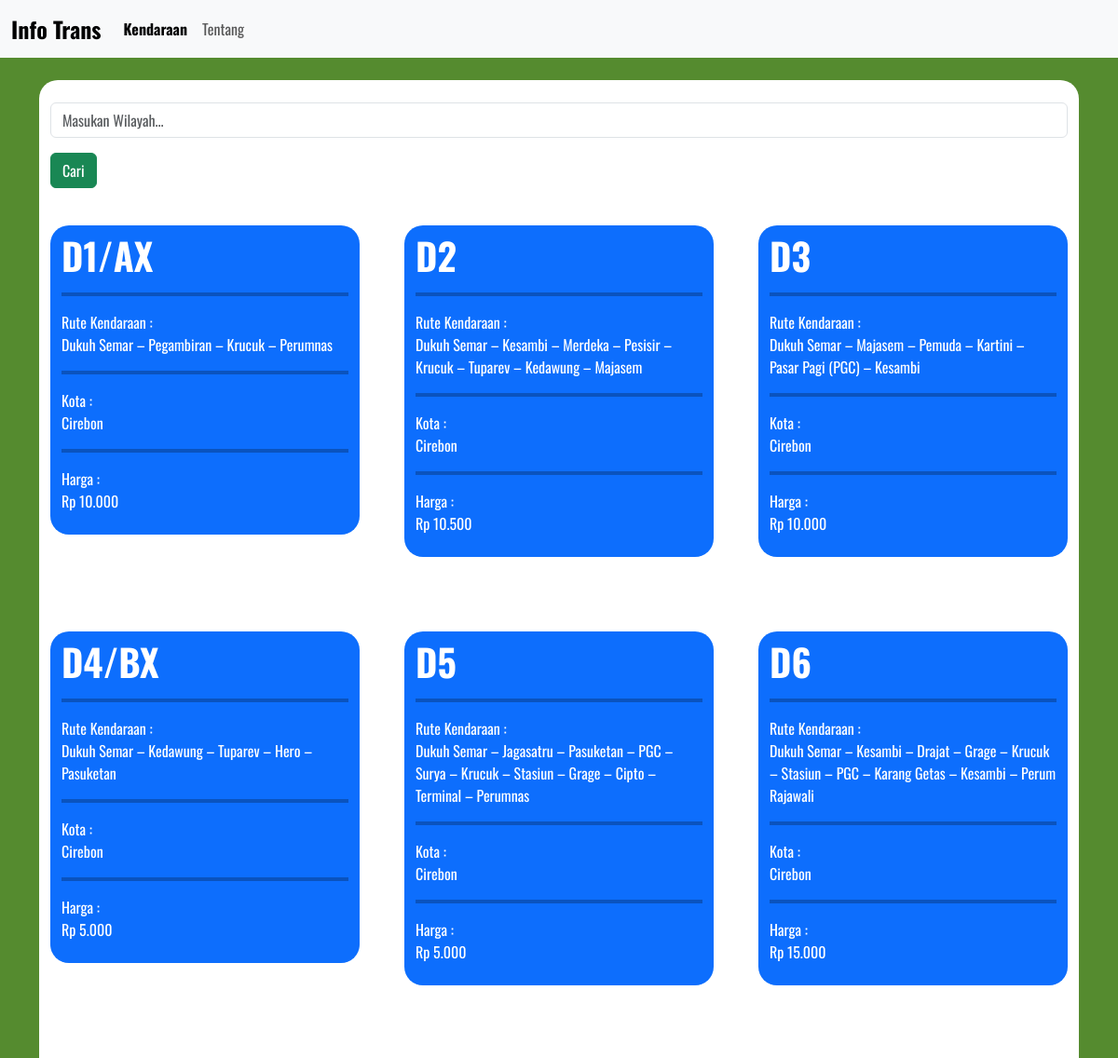
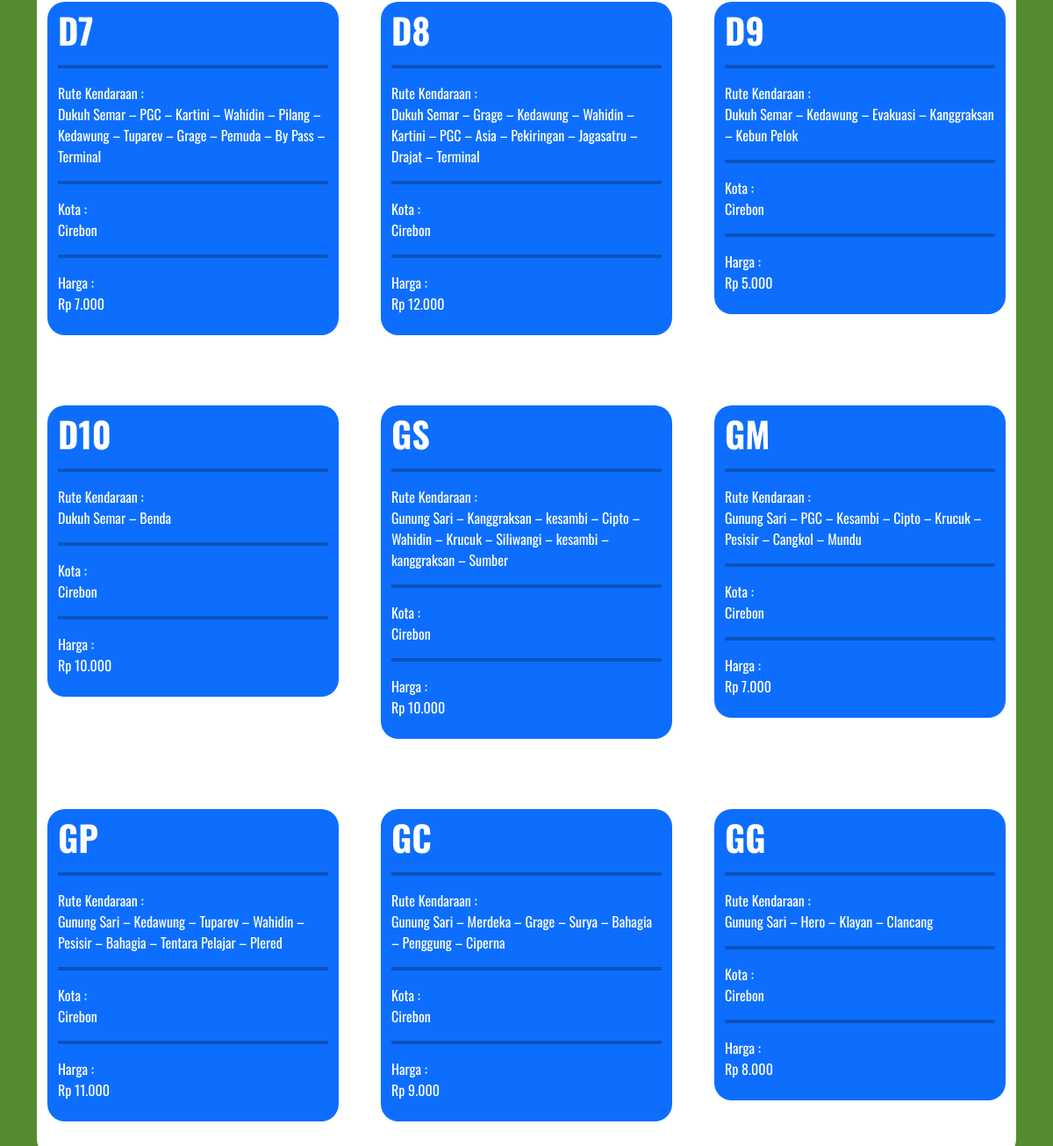
/info.php, run on the app's committed database (2 pictures, top to bottom).
### tables this page shows
CREATE TABLE `data_angkot` (
  `no` int(11) NOT NULL,
  `id_angkot` varchar(100) NOT NULL,
  `jurusan` varchar(100) NOT NULL,
  `rute` varchar(400) NOT NULL,
  `kota` text NOT NULL,
  `harga` int(50) NOT NULL
);

### info.php (the view, shortened to what this page needs)
<?php include 'koneksi.php'; ?>
<!DOCTYPE html>
<html lang="en" dir="ltr">
  <head>
    <link rel="stylesheet" href="asset/css/bootstrap.css">
  </head>
  <body style="background-color:#558b2f;">
    <nav class="navbar navbar-expand-lg navbar-light bg-light">
      <div class="container-fluid">
        <a class="navbar-brand" href="index.php" style="font-weight:bold;">Info Trans</a>
        <div class="collapse navbar-collapse" id="navbarNav">
          <ul class="navbar-nav">
            <li class="nav-item">
              <a class="nav-link active fw-bold" href="info.php?rute=">Kendaraan</a>
            </li>
            <li class="nav-item">
              <a class="nav-link" href="tentang.html">Tentang</a>
            </li>
          </ul>
        </div>
      </div>
    </nav>
    <div class="container mt-4 mb-4">
      <div class="bg-white bulet">
        <div class="container pt-4">
          <form action="info.php" method="get">
            <input class="form-control" list="kota" id="exampleDataList" placeholder="Masukan Wilayah..." type="text" name="rute">
            <button type="submit" class="mt-3 btn btn-success">Cari</button>
          </form>
        </div>
        <div class="row">
          <?php
            $tempat = $_GET['rute'];
            $hasil = mysqli_query($koneksi, "SELECT * FROM data_angkot WHERE rute LIKE '%{$tempat}%'");
            while ($value = mysqli_fetch_assoc($hasil)): ?>
          <div class="col-sm-4 p-4">
            <div class="container bg-primary bulet text-white pt-2 pb-2 mt-3 mb-3">
              <h1 class="fw-bold"><?php echo $value['id_angkot'];?></h1>
              <hr style="border : 2px solid black;">
              <p>Rute Kendaraan : <br><?php echo $value['rute'] ?></p>
              <hr style="border : 2px solid black;">
              <p>Kota : <br><?php echo $value['kota'] ?></p>
              <hr style="border : 2px solid black;">
              <p>Harga : <br>Rp <?php echo number_format($value['harga'], 0, ',', '.') ?></p>
            </div>
          </div>
          <?php endwhile; ?>
        </div>
      </div>
    </div>
  </body>
</html>

### info.php (style rules this page uses)
html { scroll-behavior: smooth; }
.navbar-brand { font-size:1.5rem !important; }
* { font-family: oswald; }
.bulet { border-radius: 20px; }

### data on the page
data_angkot: id_angkot "D1/AX", rute "Dukuh Semar – Pegambiran – Krucuk – Perumnas", kota "Cirebon", harga "10.000"
data_angkot: id_angkot "D2", rute "Dukuh Semar – Kesambi – Merdeka – Pesisir – Krucuk – Tuparev – Kedawung – Majasem", kota "Cirebon", harga "10.500"
data_angkot: id_angkot "D3", rute "Dukuh Semar – Majasem – Pemuda – Kartini – Pasar Pagi (PGC) – Kesambi", kota "Cirebon", harga "10.000"
data_angkot: id_angkot "D4/BX", rute "Dukuh Semar – Kedawung – Tuparev – Hero – Pasuketan", kota "Cirebon", harga "5.000"
data_angkot: id_angkot "D5", rute "Dukuh Semar – Jagasatru – Pasuketan – PGC – Surya – Krucuk – Stasiun – Grage – Cipto – Terminal – Perumnas", kota "Cirebon", harga "5.000"
data_angkot: id_angkot "D6", rute "Dukuh Semar – Kesambi – Drajat – Grage – Krucuk – Stasiun – PGC – Karang Getas – Kesambi – Perum Rajawali", kota "Cirebon", harga "15.000"
data_angkot: id_angkot "D7", rute "Dukuh Semar – PGC – Kartini – Wahidin – Pilang – Kedawung – Tuparev – Grage – Pemuda – By Pass – Terminal", kota "Cirebon", harga "7.000"
data_angkot: id_angkot "D8", rute "Dukuh Semar – Grage – Kedawung – Wahidin – Kartini – PGC – Asia – Pekiringan – Jagasatru – Drajat – Terminal", kota "Cirebon", harga "12.000"
data_angkot: id_angkot "D9", rute "Dukuh Semar – Kedawung – Evakuasi – Kanggraksan – Kebun Pelok", kota "Cirebon", harga "5.000"
data_angkot: id_angkot "D10", rute "Dukuh Semar – Benda", kota "Cirebon", harga "10.000"
data_angkot: id_angkot "GS", rute "Gunung Sari – Kanggraksan – kesambi – Cipto – Wahidin – Krucuk – Siliwangi – kesambi – kanggraksan – Sumber", kota "Cirebon", harga "10.000"
data_angkot: id_angkot "GM", rute "Gunung Sari – PGC – Kesambi – Cipto – Krucuk – Pesisir – Cangkol – Mundu", kota "Cirebon", harga "7.000"
data_angkot: id_angkot "GP", rute "Gunung Sari – Kedawung – Tuparev – Wahidin – Pesisir – Bahagia – Tentara Pelajar – Plered", kota "Cirebon", harga "11.000"
data_angkot: id_angkot "GC", rute "Gunung Sari – Merdeka – Grage – Surya – Bahagia – Penggung – Ciperna", kota "Cirebon", harga "9.000"
data_angkot: id_angkot "GG", rute "Gunung Sari – Hero – Klayan – Clancang", kota "Cirebon", harga "8.000"
